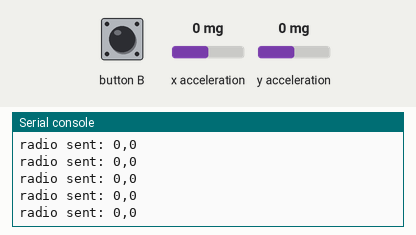
Simulated run of this program. Board: BBC micro:bit (MakeCode). Shown: the last lines printed to the serial console. Inputs (shaded band) come from the test bench; at power-on: x acceleration 0 mg, y acceleration 0 mg. No radio messages arrive unless stated (any console line starting 'radio sent:' is added by the test bench).

Above: at 1.2 s.
1.3 s: button B pressed for 0.15 s
At 1.46 s:
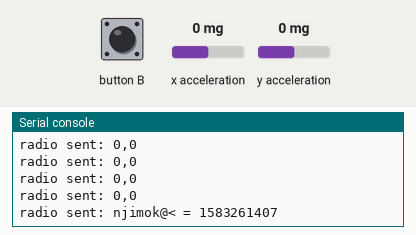
2.9 s: x acceleration set to -750 mg
At 2.95 s:
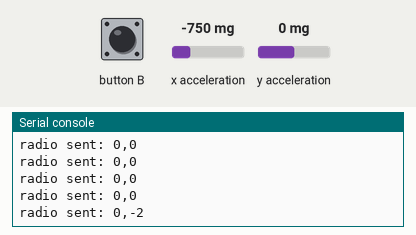
4.4 s: y acceleration set to -750 mg
At 4.43 s:
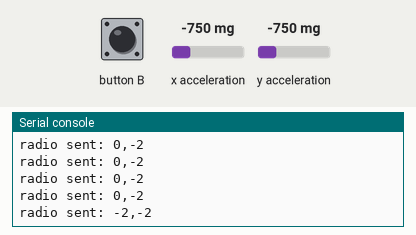
5.9 s: x acceleration set to 0 mg
At 5.91 s:
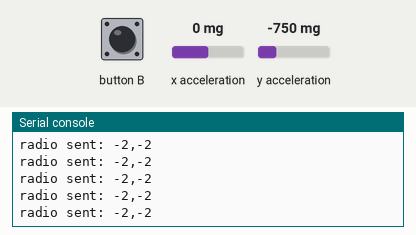

The program:

main.ts
```typescript
let y_l = 0
let x_l = 0
let y = 0
let x = 0
let text: string = ""
radio.setGroup(234)
radio.setFrequencyBand(54)
radio.setTransmitSerialNumber(true)
let k: boolean = false

input.onButtonPressed(Button.B, function () {
    radio.sendValue("njimok@<", control.deviceSerialNumber())
    k = true
})

basic.forever(function () {

    x = input.acceleration(Dimension.X)
    y = input.acceleration(Dimension.Y)
    // Osa X
    if (x >= 700 && x <= 1000) {
        x_l = 2;
    } else if (x > 400 && x < 700) {
        x_l = 1;
    } else if (x >= -400 && x <= 400) {
        x_l = 0;
    } else if (x > -700 && x < -400) {
        x_l = -1;
    } else if (x >= -1000 && x <= -700) {
        x_l = -2;
    }

    // Osa Y
    if (y >= 700 && y <= 1000) {
        y_l = 2;
    } else if (y > 400 && y < 700) {
        y_l = 1;
    } else if (y >= -400 && y <= 400) {
        y_l = 0;
    } else if (y > -700 && y < -400) {
        y_l = -1;
    } else if (y >= -1000 && y <= -700) {
        y_l = -2;
    }
    text = `${y_l},${x_l}`

    radio.sendString(text)
    basic.pause(20)

})
```

test.ts
```typescript
// Tady jsou testy. Při použití tohoto balíčku jako rozšíření nebude zkompilováno.
```

Measured:
- after the input at 1.3 s, the serial console: prints a new line after 0.15 s (image 1)
- after the input at 2.9 s, the serial console: prints a new line at once (image 2)
- after the input at 4.4 s, the serial console: prints a new line at once (image 3)
